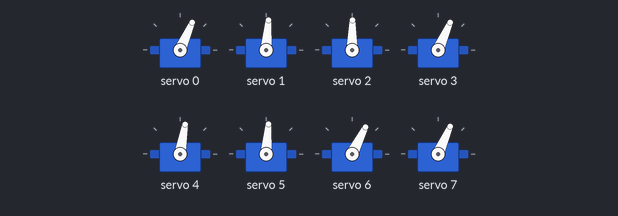
This sketch was run on a simulated Arduino Uno, built with avr-gcc and run on an emulated ATmega328P. Shown: 8 × servo. What the sketch prints to the serial monitor is not drawn.

Above: at 2.17 s.
At 3.08 s:
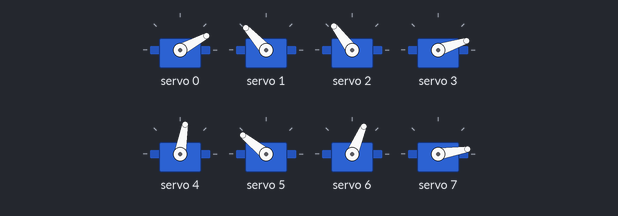
At 4.3 s:
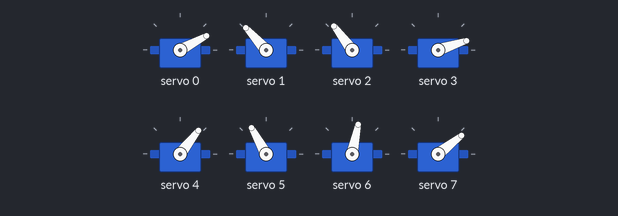
At 7.34 s:
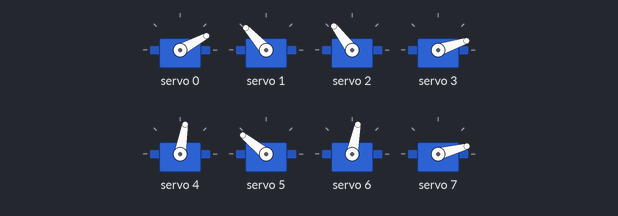
At 10.09 s:
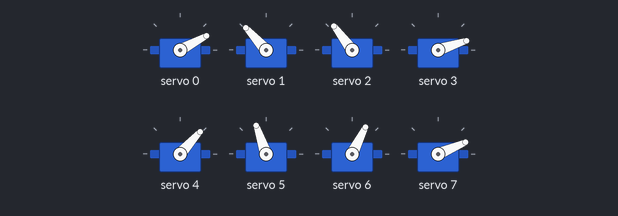
At 12.9 s:
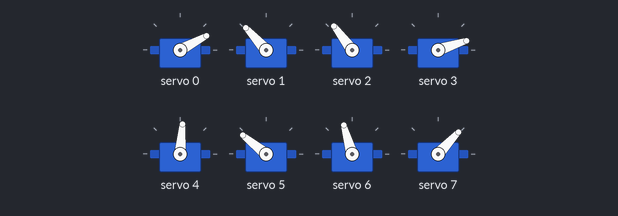
Timing chart, 0 to 14.4 s (numbered marks = the images above):
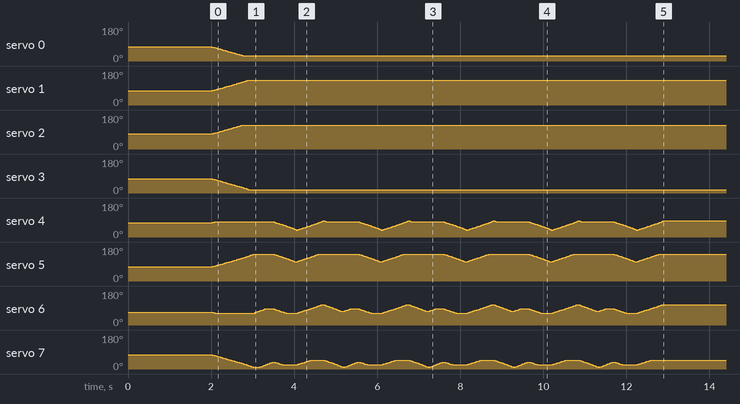

The sketch:

projects-the-night-walker.ino
```cpp
#include <Wire.h>
#include <Adafruit_PWMServoDriver.h>
#include "declarations.h"
#include "rise.h"
#include "walk.h"

#define SERVO_FREQ 50 // Analog servos run at ~50 Hz updates


int tick = 0;
int len = 7;
int mode =  1;


Legs legs;

void setup() {
  Serial.begin(9600);
  Serial.println("Servo walker");
  pwm.begin();
  pwm.setOscillatorFrequency(27000000);
  pwm.setPWMFreq(SERVO_FREQ);  // Analog servos run at ~50 Hz updates
  float trim[] = {0,0,10,0,0,0,-15,0};
  legs.init(trim);
  delay(2000);
  Serial.println("Starting ...");
}


void loop() {
  // int size = sizeof(stepsRise)/sizeof(stepsRise[0]);
  // legs.moveLegs(stepsRise, size);

  int size = sizeof(stepsWalk)/sizeof(stepsWalk[0]);
  legs.moveLegs(stepsWalk, size);

  delay(10);
}
```

declarations.h
```cpp
Adafruit_PWMServoDriver pwm = Adafruit_PWMServoDriver();


struct Step {
  float pos[8];
  float speed;
};


class Servo {
  public:
    int pin = 0;
    float pos = 0;
    int move = 1;
    float trim;

    bool moveServo(int newPos, float speed) {
      if(newPos > pos) {
        if(pos + speed > newPos)
          pos = newPos;
        else
          pos = pos + speed;
      }
      else if(newPos < pos) {
        if(pos - speed < newPos)
          pos = newPos;
        else
          pos = pos - speed;
      }
      else if(newPos == pos) {
        return true; // reached the new position
      }
      int s = (pin == 2 || pin == 3 || pin > 5) ? 1 : -1;
      float val = 270 + ((pos + trim) * s);
      pwm.setPWM(pin, 0, val);
      return false;
    }
};

class Legs {
  private:
    int mode = 0;
    int dataTick = 0;
    Servo servo[8];

  public:
    void init(float trim[8]) {
      for(int i = 0; i < 8; i ++) {
        servo[i].pin = i;
        servo[i].trim = trim[i];
      }
      pwm.setPWM(0, 0, 270 + trim[0]);
      pwm.setPWM(1, 0, 270 + trim[1]);

      pwm.setPWM(2, 0, 270 + trim[2]);
      pwm.setPWM(3, 0, 270 + trim[3]);

      pwm.setPWM(4, 0, 270 + trim[4]);
      pwm.setPWM(5, 0, 270 + trim[5]);

      pwm.setPWM(6, 0, 270 + trim[6]);
      pwm.setPWM(7, 0, 270 + trim[7]);

     mode = 1;
    }

    void moveLegs(Step* stepsData, int dataSize ) {
      if(mode == 0)
        return;
      if(mode == 1) {
        Step step = stepsData[dataTick];

        bool complete[8] = {false,false,false,false,false,false,false,false};

        for(int i = 0; i < 8; i++) {

          complete[i] = servo[i].moveServo(step.pos[i], step.speed);
          if(complete[0] == true && complete[1] == true && complete[2] == true && complete[3] == true
            && complete[4] == true && complete[5] == true && complete[6] == true && complete[7] == true)
          {
            mode = 2; // tick complete
          }
        }

      }
      if(mode == 2) {
        // move to the next step
        dataTick ++;
        mode = 1;
        if(dataTick == dataSize) {
          mode = 0;
        }
      }
    }
};
```

rise.h
```cpp
Step stepsR[] = {
  {
    {
      // front right leg
      270 + 80,
      270 + 80,
      // front left leg
      270 - 80,
      270 - 80,

      // rear right leg
      270 + 120,
      270,
      // rear left leg
      270 - 120,
      270,
    },
    1
  },
};
```

walk.h
```cpp
/*

  UPPER
    + counter clockwise
  LOWER
    + clockwise

 */

 int frontLegsUpper = 100;
 int frontLegsLower = - 120;
 int rearLegsBodyAngle = -10;
 int walkingSpeed = 2;


Step stepsWalk[] = {


  // stand up

  {
    {
      // front right leg
      0,
      0 ,
      // front left leg
      0,
      0,

      // rear right leg
      0,
      0,
      // rear left leg
      0,
      0,
    },

  },


  // stand up
  {
    {
      // front right leg
      0 + frontLegsUpper,
      0 + frontLegsLower,
      // front left leg
      0 + frontLegsUpper,
      0 + frontLegsLower,

      // rear right leg
      0 + rearLegsBodyAngle,
      -140,
      // rear left leg
      0 + rearLegsBodyAngle,
      -140,
    },
    walkingSpeed
  },


  {
    {
      // front right leg
      0 + frontLegsUpper,
      0 + frontLegsLower,
      // front left leg
      0 + frontLegsUpper,
      0 + frontLegsLower,

      // rear right leg
      0 + rearLegsBodyAngle,
      -140,
      // rear left leg
      0 + rearLegsBodyAngle + 20, // <<<
      -140 ,
    },
    walkingSpeed
  },


  {
    {
      // front right leg
      0 + frontLegsUpper,
      0 + frontLegsLower,
      // front left leg
      0 + frontLegsUpper,
      0 + frontLegsLower,

      // rear right leg
      0 + rearLegsBodyAngle,
      -140,
      // rear left leg
      0 + rearLegsBodyAngle + 25 + 20, // <<<
      -140 + 60,
    },
    walkingSpeed
  },


// =======================================

  {
    {
      // front right leg
      0 + frontLegsUpper,
      0 + frontLegsLower,
      // front left leg
      0 + frontLegsUpper,
      0 + frontLegsLower,

      // rear right leg
      0 + rearLegsBodyAngle + 90,
      -140 + 80,
      // rear left leg
      0 + rearLegsBodyAngle + 0, // <<<
      -140 + 30,
    },
    walkingSpeed
  },

  {
    {
      // front right leg
      0 + frontLegsUpper,
      0 + frontLegsLower,
      // front left leg
      0 + frontLegsUpper,
      0 + frontLegsLower,

      // rear right leg
      0 + rearLegsBodyAngle - 10,
      -140 + 0,
      // rear left leg
      0 + rearLegsBodyAngle + 90, // <<<
      -140 + 80,
    },
    walkingSpeed
  },


  {
    {
      // front right leg
      0 + frontLegsUpper,
      0 + frontLegsLower,
      // front left leg
      0 + frontLegsUpper,
      0 + frontLegsLower,

      // rear right leg
      0 + rearLegsBodyAngle,
      -140,
      // rear left leg
      0 + rearLegsBodyAngle + 20, // <<<
      -140 ,
    },
    walkingSpeed
  },


  {
    {
      // front right leg
      0 + frontLegsUpper,
      0 + frontLegsLower,
      // front left leg
      0 + frontLegsUpper,
      0 + frontLegsLower,

      // rear right leg
      0 + rearLegsBodyAngle,
      -140,
      // rear left leg
      0 + rearLegsBodyAngle + 25 + 20, // <<<
      -140 + 60,
    },
    walkingSpeed
  },


// =======================================

  {
    {
      // front right leg
      0 + frontLegsUpper,
      0 + frontLegsLower,
      // front left leg
      0 + frontLegsUpper,
      0 + frontLegsLower,

      // rear right leg
      0 + rearLegsBodyAngle + 90,
      -140 + 80,
      // rear left leg
      0 + rearLegsBodyAngle + 0, // <<<
      -140 + 30,
    },
    walkingSpeed
  },

  {
    {
      // front right leg
      0 + frontLegsUpper,
      0 + frontLegsLower,
      // front left leg
      0 + frontLegsUpper,
      0 + frontLegsLower,

      // rear right leg
      0 + rearLegsBodyAngle - 10,
      -140 + 0,
      // rear left leg
      0 + rearLegsBodyAngle + 90, // <<<
      -140 + 80,
    },
    walkingSpeed
  },


  {
    {
      // front right leg
      0 + frontLegsUpper,
      0 + frontLegsLower,
      // front left leg
      0 + frontLegsUpper,
      0 + frontLegsLower,

      // rear right leg
      0 + rearLegsBodyAngle,
      -140,
      // rear left leg
      0 + rearLegsBodyAngle + 20, // <<<
      -140 ,
    },
    walkingSpeed
  },


  {
    {
      // front right leg
      0 + frontLegsUpper,
      0 + frontLegsLower,
      // front left leg
      0 + frontLegsUpper,
      0 + frontLegsLower,

      // rear right leg
      0 + rearLegsBodyAngle,
      -140,
      // rear left leg
      0 + rearLegsBodyAngle + 25 + 20, // <<<
      -140 + 60,
    },
    walkingSpeed
  },


// =======================================

  {
    {
      // front right leg
      0 + frontLegsUpper,
      0 + frontLegsLower,
      // front left leg
      0 + frontLegsUpper,
      0 + frontLegsLower,

      // rear right leg
      0 + rearLegsBodyAngle + 90,
      -140 + 80,
      // rear left leg
      0 + rearLegsBodyAngle + 0, // <<<
      -140 + 30,
    },
    walkingSpeed
  },

  {
    {
      // front right leg
      0 + frontLegsUpper,
      0 + frontLegsLower,
      // front left leg
      0 + frontLegsUpper,
      0 + frontLegsLower,

      // rear right leg
      0 + rearLegsBodyAngle - 10,
      -140 + 0,
      // rear left leg
      0 + rearLegsBodyAngle + 90, // <<<
      -140 + 80,
    },
    walkingSpeed
  },


  {
    {
      // front right leg
      0 + frontLegsUpper,
      0 + frontLegsLower,
      // front left leg
      0 + frontLegsUpper,
      0 + frontLegsLower,

      // rear right leg
      0 + rearLegsBodyAngle,
      -140,
      // rear left leg
      0 + rearLegsBodyAngle + 20, // <<<
      -140 ,
    },
    walkingSpeed
  },


  {
    {
      // front right leg
      0 + frontLegsUpper,
      0 + frontLegsLower,
      // front left leg
      0 + frontLegsUpper,
      0 + frontLegsLower,

      // rear right leg
      0 + rearLegsBodyAngle,
      -140,
      // rear left leg
      0 + rearLegsBodyAngle + 25 + 20, // <<<
      -140 + 60,
    },
    walkingSpeed
  },


// =======================================

  {
    {
      // front right leg
      0 + frontLegsUpper,
      0 + frontLegsLower,
      // front left leg
      0 + frontLegsUpper,
      0 + frontLegsLower,

      // rear right leg
      0 + rearLegsBodyAngle + 90,
      -140 + 80,
      // rear left leg
      0 + rearLegsBodyAngle + 0, // <<<
      -140 + 30,
    },
    walkingSpeed
  },

  {
    {
      // front right leg
      0 + frontLegsUpper,
      0 + frontLegsLower,
      // front left leg
      0 + frontLegsUpper,
      0 + frontLegsLower,

      // rear right leg
      0 + rearLegsBodyAngle - 10,
      -140 + 0,
      // rear left leg
      0 + rearLegsBodyAngle + 90, // <<<
      -140 + 80,
    },
    walkingSpeed
  },


  {
    {
      // front right leg
      0 + frontLegsUpper,
      0 + frontLegsLower,
      // front left leg
      0 + frontLegsUpper,
      0 + frontLegsLower,

      // rear right leg
      0 + rearLegsBodyAngle,
      -140,
      // rear left leg
      0 + rearLegsBodyAngle + 20, // <<<
      -140 ,
    },
    walkingSpeed
  },


  {
    {
      // front right leg
      0 + frontLegsUpper,
      0 + frontLegsLower,
      // front left leg
      0 + frontLegsUpper,
      0 + frontLegsLower,

      // rear right leg
      0 + rearLegsBodyAngle,
      -140,
      // rear left leg
      0 + rearLegsBodyAngle + 25 + 20, // <<<
      -140 + 60,
    },
    walkingSpeed
  },


// =======================================

  {
    {
      // front right leg
      0 + frontLegsUpper,
      0 + frontLegsLower,
      // front left leg
      0 + frontLegsUpper,
      0 + frontLegsLower,

      // rear right leg
      0 + rearLegsBodyAngle + 90,
      -140 + 80,
      // rear left leg
      0 + rearLegsBodyAngle + 0, // <<<
      -140 + 30,
    },
    walkingSpeed
  },

  {
    {
      // front right leg
      0 + frontLegsUpper,
      0 + frontLegsLower,
      // front left leg
      0 + frontLegsUpper,
      0 + frontLegsLower,

      // rear right leg
      0 + rearLegsBodyAngle - 10,
      -140 + 0,
      // rear left leg
      0 + rearLegsBodyAngle + 90, // <<<
      -140 + 80,
    },
    walkingSpeed
  },
/* The en

*/
};
```

Measured:
- by itself, servo 0: moves from 75° to 28° over 0.74 s
- by itself, servo 1: moves from 75° to 132° over 0.87 s
- by itself, servo 2: moves from 80° to 127° over 0.74 s
- by itself, servo 3: moves from 75° to 18° over 0.87 s
